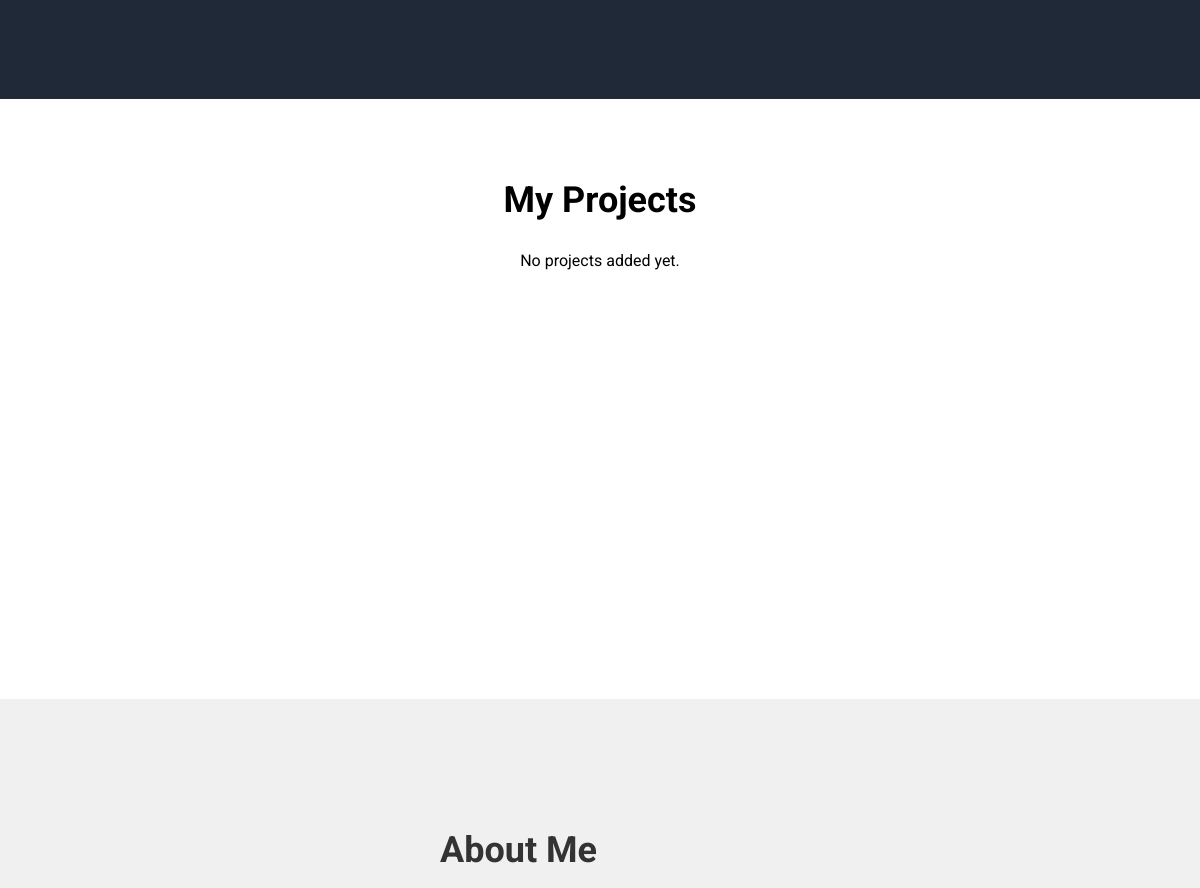
The app's page / (middle part), older data.
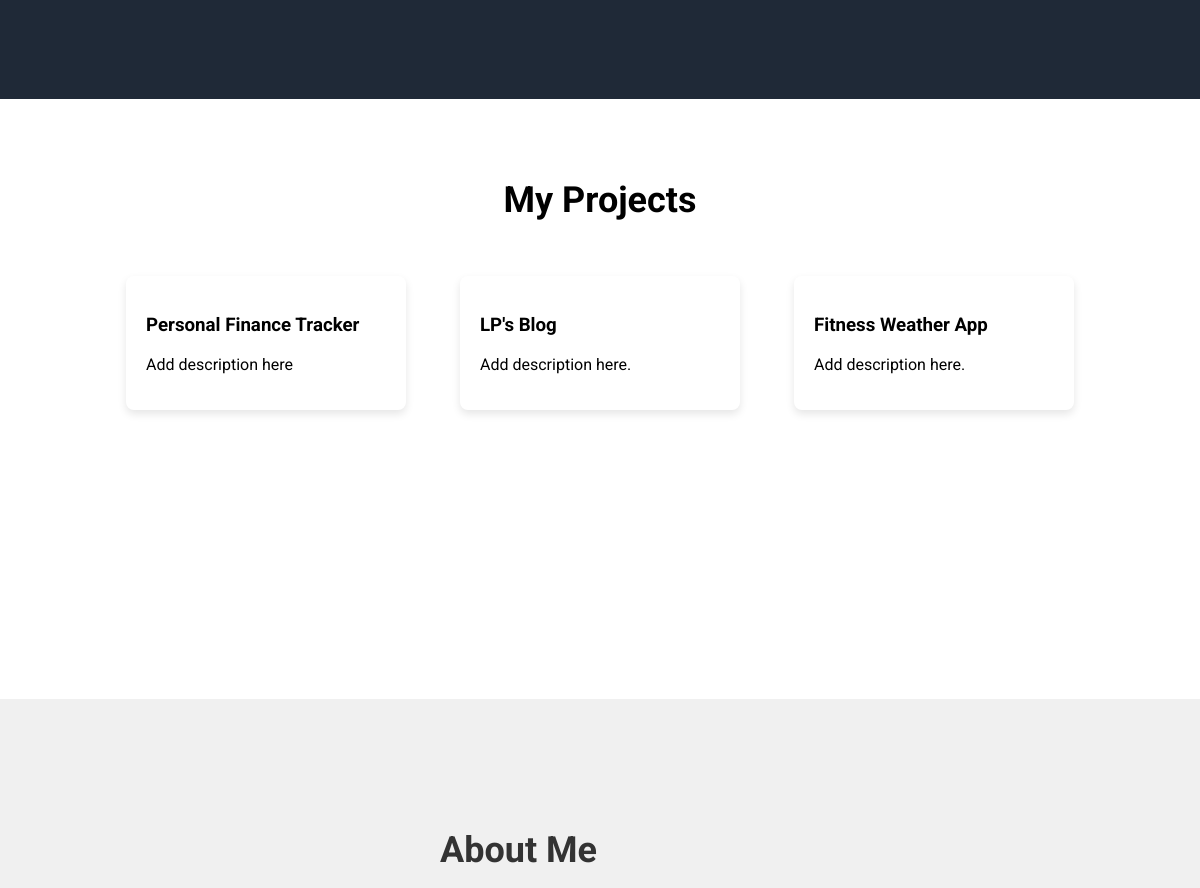
The same page, newer data.
### portfolio/models.py (models this page shows, shortened)
class Project(models.Model):
    title = models.CharField(max_length=200)
    description = models.TextField()
    image = models.ImageField(upload_to='project_images/', blank=True, null=True)
    link = models.URLField(blank=True, null=True)

### portfolio/views.py (the view)
# urls.py: path('', views.home, name='home'), # Maps the root URL to the index vie
def home(request):
    projects = Project.objects.all() # Get all prpjects from database
    return render(request, 'portfolio/index.html', {'projects': projects}) # Renders the index.html template and pass the projects to the template

### portfolio/templates/portfolio/index.html (shortened to what this page needs)
<!DOCTYPE html>
<html lang="en">
  <head>
    {% load static %}
    <link rel="stylesheet" href="{% static 'portfolio/styles.css' %}">
  </head>
  <body>
    <header id="home" class="hero-banner">
    </header>
    <section id="projects" class="project-banner">
        <div class="pb-title"><h2>My Projects</h2></div>
        <div class="project-list">  {% if projects %}  {% for project in projects %}
                <div class="project-card">
                    <div class="project-info">
                        <h3>{{ project.title }}</h3>  <p>{{ project.description }}</p>
                    </div>
                </div>
            {% endfor %}
        {% else %}
            <p>No projects added yet.</p>
        {% endif %}
        </div>
    </section>
    <section id="about-me" class="about-banner">
      <div class="about-content">
        <div class="about-text">
          <h2>About Me</h2>
        </div>
      </div>
    </section>
  </body>
</html>

### portfolio/static/portfolio/styles.css (style rules this page uses)
* { box-sizing: border-box; }
body { display: flex; flex-direction: column; margin: 0; font-family: 'Roboto', sans-serif; min-height: 100vh; padding-top: 48px; }
.hero-banner { display: flex; background-color: #1f2937; justify-content: space-between; align-items: center; padding: 100px 20px; color: white; min-height: 65vh; }
.project-banner { min-height: 75vh; text-align: center; padding: 50px 20px; }
.pb-title h2 { font-size: 36px; font-weight: bolder; margin-bottom: 30px; }
.project-card { display: inline-block; width: 280px; max-height: 300px; margin: 25px; vertical-align: top; box-shadow: 0 4px 8px rgba(0, 0, 0, 0.1); border-radius: 8px; overflow: hidden; transition: transform 0.3s ease, box-shadow 0.3s ease; }
.project-card .project-info { padding: 20px; text-align: left; overflow: hidden; }
.about-banner { min-height: 75vh; padding: 100px 20px; background-color: #f0f0f0; }
.about-content { display: flex; max-width: 1200px; margin: 0 auto; align-items: center; gap: 50px; }
.about-text { flex: 2; text-align: left; }
.about-text h2 { font-size: 36px; margin-bottom: 20px; color: #333; }

Row changes from the older to the newer data that the page shows:
added Project: title "Personal Finance Tracker", description "Add description here"
added Project: title "LP's Blog", description "Add description here."
added Project: title "Fitness Weather App", description "Add description here."
Text that changed along with them:
text no longer shown: "No projects added yet."
